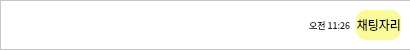
<?xml version="1.0" encoding="UTF-8"?>
<ui version="4.0">
 <class>Form</class>
 <widget class="QWidget" name="Form">
  <property name="geometry">
   <rect>
    <x>0</x>
    <y>0</y>
    <width>410</width>
    <height>50</height>
   </rect>
  </property>
  <property name="minimumSize">
   <size>
    <width>410</width>
    <height>50</height>
   </size>
  </property>
  <property name="windowTitle">
   <string>Form</string>
  </property>
  <widget class="QWidget" name="widget" native="true">
   <property name="geometry">
    <rect>
     <x>0</x>
     <y>0</y>
     <width>410</width>
     <height>50</height>
    </rect>
   </property>
   <property name="minimumSize">
    <size>
     <width>410</width>
     <height>50</height>
    </size>
   </property>
   <property name="styleSheet">
    <string notr="true">background-color: rgb(255, 255, 255);</string>
   </property>
   <widget class="QFrame" name="frame">
    <property name="geometry">
     <rect>
      <x>0</x>
      <y>0</y>
      <width>411</width>
      <height>50</height>
     </rect>
    </property>
    <property name="frameShape">
     <enum>QFrame::StyledPanel</enum>
    </property>
    <property name="frameShadow">
     <enum>QFrame::Raised</enum>
    </property>
    <layout class="QHBoxLayout" name="horizontalLayout">
     <item>
      <spacer name="horizontalSpacer">
       <property name="orientation">
        <enum>Qt::Horizontal</enum>
       </property>
       <property name="sizeHint" stdset="0">
        <size>
         <width>220</width>
         <height>13</height>
        </size>
       </property>
      </spacer>
     </item>
     <item>
      <widget class="QLabel" name="label_4">
       <property name="minimumSize">
        <size>
         <width>0</width>
         <height>30</height>
        </size>
       </property>
       <property name="font">
        <font>
         <family>G마켓 산스 TTF Medium</family>
         <pointsize>7</pointsize>
        </font>
       </property>
       <property name="text">
        <string>오전 11:26</string>
       </property>
      </widget>
     </item>
     <item>
      <widget class="QLabel" name="label_3">
       <property name="minimumSize">
        <size>
         <width>0</width>
         <height>0</height>
        </size>
       </property>
       <property name="font">
        <font>
         <family>G마켓 산스 TTF Medium</family>
         <pointsize>9</pointsize>
        </font>
       </property>
       <property name="styleSheet">
        <string notr="true">background-color: rgb(250, 250, 155);
border-radius:10px;
border-width:0px;
border-style:solid;
</string>
       </property>
       <property name="text">
        <string>채팅자리</string>
       </property>
       <property name="alignment">
        <set>Qt::AlignRight|Qt::AlignTrailing|Qt::AlignVCenter</set>
       </property>
       <property name="wordWrap">
        <bool>false</bool>
       </property>
      </widget>
     </item>
    </layout>
   </widget>
  </widget>
 </widget>
 <resources/>
 <connections/>
</ui>
